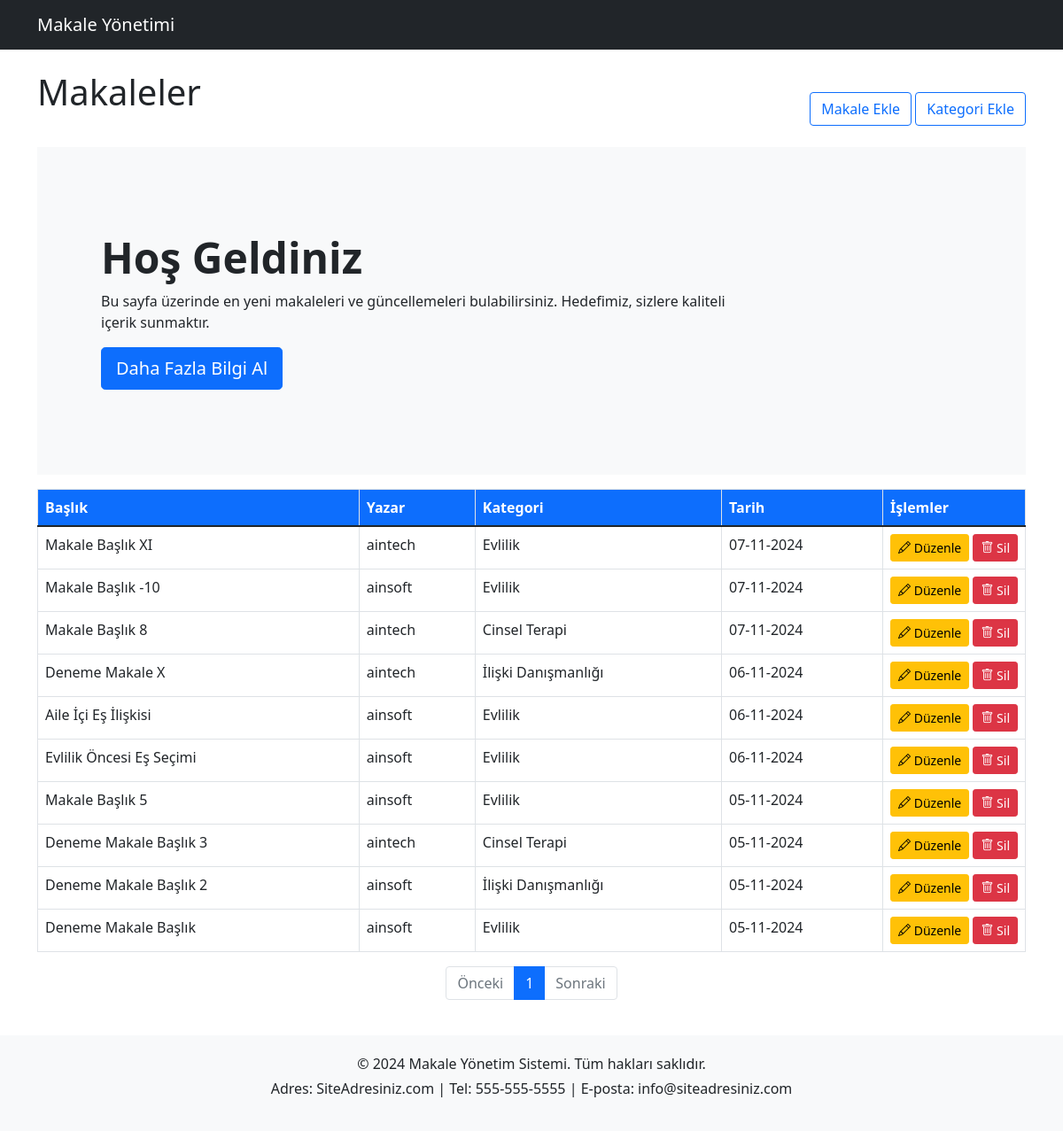
The app's page /admin/index.php with its own data.
### tables this page shows
CREATE TABLE `articles` (
  `id` int NOT NULL,
  `title` varchar(255) NOT NULL,
  `content` text NOT NULL,
  `image` varchar(255) DEFAULT NULL,
  `created_at` timestamp NULL DEFAULT CURRENT_TIMESTAMP,
  `view_count` int DEFAULT '0',
  `category_id` int NOT NULL,
  `author_id` int NOT NULL
);

CREATE TABLE `authors` (
  `id` int NOT NULL,
  `name` varchar(45) NOT NULL
);

CREATE TABLE `categories` (
  `id` int NOT NULL,
  `name` varchar(50) NOT NULL
);

### admin/index.php (the view, shortened to what this page needs)
<?php
require_once 'config.php';
$articlesPerPage = 10;
$page = isset($_GET['page']) && is_numeric($_GET['page']) ? (int)$_GET['page'] : 1;
$page = max($page, 1);
$offset = ($page - 1) * $articlesPerPage;
$totalArticlesStmt = $db->query("SELECT COUNT(*) FROM articles");
$totalArticles = $totalArticlesStmt->fetchColumn();
$totalPages = ceil($totalArticles / $articlesPerPage);
$stmt = $db->prepare("SELECT articles.*, authors.name AS author_name, categories.name AS category_name
                      FROM articles
                      LEFT JOIN authors ON articles.author_id = authors.id
                      LEFT JOIN categories ON articles.category_id = categories.id
                      ORDER BY articles.created_at DESC
                      LIMIT :limit OFFSET :offset");
$stmt->bindValue(':limit', $articlesPerPage, PDO::PARAM_INT);
$stmt->bindValue(':offset', $offset, PDO::PARAM_INT);
$stmt->execute();
$articles = $stmt->fetchAll(PDO::FETCH_ASSOC);
?>
<!DOCTYPE html>
<html lang="tr">
<head>
    <link href="https://cdn.jsdelivr.net/npm/bootstrap@5.1.3/dist/css/bootstrap.min.css" rel="stylesheet">
    <link href="https://cdn.jsdelivr.net/npm/bootstrap-icons@1.8.1/font/bootstrap-icons.css" rel="stylesheet">
</head>
<body>
    <nav class="navbar navbar-expand-lg navbar-dark bg-dark mb-4">
        <div class="container">
            <a class="navbar-brand" href="index.php">Makale Yönetimi</a>
        </div>
    </nav>
    <div class="container">
        <div class="row">
            <div class="col col-md-9">
                <h1 class="mb-3">Makaleler</h1>
            </div>
            <div class="col col-md-3 mt-4 text-end">
                <p>
                    <span>
                        <a class="btn btn btn-outline-primary" href="add_article.php">Makale Ekle</a>
                        <a class="btn btn btn-outline-primary" href="add_category.php">Kategori Ekle</a>
                    </span>
                </p>
            </div>
            <div class="container mt-2">
                <div class="p-5 mb-3 bg-light rounded-5">
                    <div class="container-fluid py-5">
                        <h1 class="display-5 fw-bold">Hoş Geldiniz</h1>
                        <p class="col-md-9 fs-6">Bu sayfa üzerinde en yeni makaleleri ve güncellemeleri bulabilirsiniz. Hedefimiz, sizlere kaliteli içerik sunmaktır.</p>
                        <a href="#" class="btn btn-primary btn-lg">Daha Fazla Bilgi Al</a>
                    </div>
                </div>
            </div>
        </div>
        <div class="table-responsive">
            <table class="table table-bordered table-hover">
                <thead class="bg-primary text-white">
                    <tr>
                        <th>Başlık</th>
                        <th>Yazar</th>
                        <th>Kategori</th>
                        <th>Tarih</th>
                        <th>İşlemler</th>
                    </tr>
                </thead>
                <tbody>
                    <?php foreach ($articles as $article): ?>
                        <tr class="clickable-row" onclick="window.location.href='view_article.php?id=<?php echo $article['id']; ?>'">
                            <td><?php echo htmlspecialchars($article['title']); ?></td>
                            <td><?php echo htmlspecialchars($article['author_name']); ?></td>
                            <td><?php echo htmlspecialchars($article['category_name']); ?></td>
                            <td><?php echo date('d-m-Y', strtotime($article['created_at'])); ?></td>
                            <td class="text-center" style="width:1%; white-space: nowrap;">
                                <a href="edit_article.php?id=<?php echo $article['id']; ?>" class="btn btn-warning btn-sm">
                                    <i class="bi bi-pencil"></i> Düzenle
                                </a>
                                <a href="delete_article.php?id=<?php echo $article['id']; ?>" class="btn btn-danger btn-sm" onclick="return confirm('Bu makaleyi silmek istediğinize emin misiniz?')">
                                    <i class="bi bi-trash"></i> Sil
                                </a>
                            </td>
                        </tr>
                    <?php endforeach; ?>
                </tbody>
            </table>
        </div>
        <nav aria-label="Page navigation">
            <ul class="pagination justify-content-center">
                <li class="page-item <?php if ($page <= 1) echo 'disabled'; ?>">
                    <a class="page-link" href="?page=<?php echo $page - 1; ?>" tabindex="-1">Önceki</a>
                </li>
                <?php for ($i = 1; $i <= $totalPages; $i++): ?>
                    <li class="page-item <?php if ($page == $i) echo 'active'; ?>">
                        <a class="page-link" href="?page=<?php echo $i; ?>"><?php echo $i; ?></a>
                    </li>
                <?php endfor; ?>
                <li class="page-item <?php if ($page >= $totalPages) echo 'disabled'; ?>">
                    <a class="page-link" href="?page=<?php echo $page + 1; ?>">Sonraki</a>
                </li>
            </ul>
        </nav>
    </div>
    <footer>
        <div class="container">
            <p class="mb-1 text-align-center">© <?php echo date("Y"); ?> Makale Yönetim Sistemi. Tüm hakları saklıdır.</p>
            <p>Adres: SiteAdresiniz.com | Tel: 555-555-5555 | E-posta: info@siteadresiniz.com</p>
        </div>
    </footer>
</body>
</html>

### admin/index.php (style rules this page uses)
.clickable-row { cursor: pointer; }
footer { background-color: #f8f9fa; padding: 20px 0; text-align: center; margin-top: 40px; }

### records on screen
articles: title "Makale Başlık XI", author.name "aintech", category.name "Evlilik", created_at "07-11-2024"
articles: title "Makale Başlık -10", author.name "ainsoft", category.name "Evlilik", created_at "07-11-2024"
articles: title "Makale Başlık 8", author.name "aintech", category.name "Cinsel Terapi", created_at "07-11-2024"
articles: title "Deneme Makale X", author.name "aintech", category.name "İlişki Danışmanlığı", created_at "06-11-2024"
articles: title "Aile İçi Eş İlişkisi", author.name "ainsoft", category.name "Evlilik", created_at "06-11-2024"
articles: title "Evlilik Öncesi Eş Seçimi", author.name "ainsoft", category.name "Evlilik", created_at "06-11-2024"
articles: title "Makale Başlık 5", author.name "ainsoft", category.name "Evlilik", created_at "05-11-2024"
articles: title "Deneme Makale Başlık 3", author.name "aintech", category.name "Cinsel Terapi", created_at "05-11-2024"
articles: title "Deneme Makale Başlık 2", author.name "ainsoft", category.name "İlişki Danışmanlığı", created_at "05-11-2024"
articles: title "Deneme Makale Başlık", author.name "ainsoft", category.name "Evlilik", created_at "05-11-2024"
